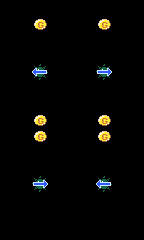

A level layout from a 2D game, rendered from its tile map. Below: a short description, then the map file with its tile-grid data intact:
An orthogonal 9x15 tile map with 16x16 px tiles, 1 tile layer (map).

<map version="1.0" orientation="orthogonal" renderorder="right-down" width="9" height="15" tilewidth="16" tileheight="16" nextobjectid="1">
 <tileset firstgid="1" name="tileset" tilewidth="16" tileheight="16" tilecount="64" columns="8">
  <image source="tileset.png" width="128" height="128" />
 </tileset>
 <layer name="map" width="9" height="15">
  <data encoding="csv">
0,0,0,0,0,0,0,0,0,
0,0,25,0,0,0,25,0,0,
0,0,0,0,0,0,0,0,0,
0,0,0,0,0,0,0,0,0,
0,0,4,0,0,0,6,0,0,
0,0,0,0,0,0,0,0,0,
0,0,0,0,0,0,0,0,0,
0,0,25,0,0,0,25,0,0,
0,0,25,0,0,0,25,0,0,
0,0,0,0,0,0,0,0,0,
0,0,0,0,0,0,0,0,0,
0,0,6,0,0,0,4,0,0,
0,0,0,0,0,0,0,0,0,
0,0,0,0,0,0,0,0,0,
0,0,0,0,0,0,0,0,0
</data>
 </layer>
</map>
